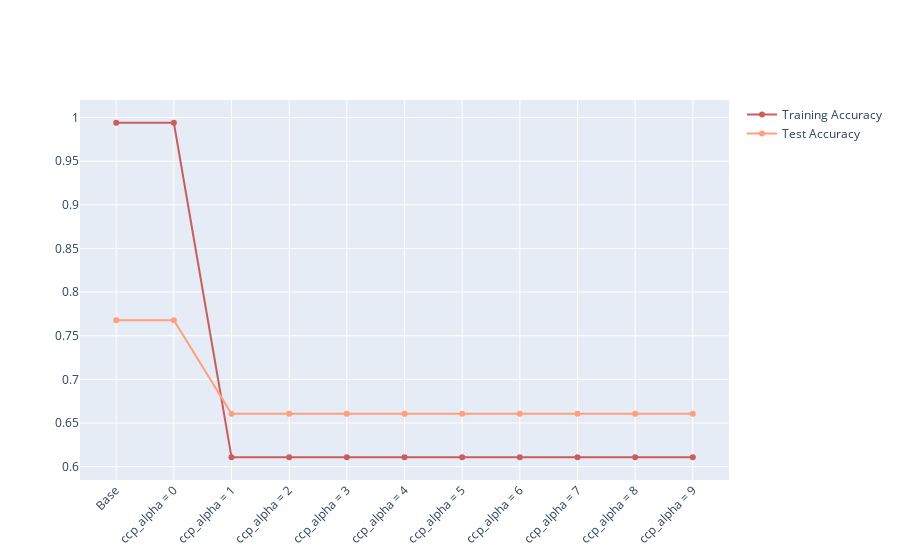

Source (notebook cell):
### Code cell
data = []
labels = []

dec_tree_clf = DecisionTreeClassifier(random_state=0, criterion='entropy')
data = calc_accuracy(dec_tree_clf,'Base', train_X, train_y, data)

# for mi in range(12):
#     dec_tree_clf = DecisionTreeClassifier(random_state=0, criterion='entropy', max_depth=mi+1)
#     label = 'Max depth = ' + str(mi+1)
#     data = calc_accuracy(dec_tree_clf, label, train_X, train_y, data)

# for fi in range(7):
#     dec_tree_clf = DecisionTreeClassifier(random_state=0, criterion='entropy', max_features=fi+1)
#     label = 'Max features = ' + str(fi+1)
#     data = calc_accuracy(dec_tree_clf, label, train_X, train_y, data)

# for i in range(10):
#     dec_tree_clf = DecisionTreeClassifier(random_state=0, criterion='entropy', min_samples_leaf=i+1)
#     label = 'Min samples per leaf = ' + str(i+1)
#     data = calc_accuracy(dec_tree_clf, label, train_X, train_y, data)

# for i in range(10):
#     dec_tree_clf = DecisionTreeClassifier(random_state=0, criterion='entropy', min_samples_split=i+2)
#     label = 'Min samples split = ' + str(i+2)
#     data = calc_accuracy(dec_tree_clf, label, train_X, train_y, data)
    
for i in range(10):
    dec_tree_clf = DecisionTreeClassifier(random_state=0, criterion='entropy', ccp_alpha=i)
    label = 'ccp_alpha = ' + str(i)
    data = calc_accuracy(dec_tree_clf, label, train_X, train_y, data)

    
    
df = pd.DataFrame(data, columns = ['Label', 'Train_acc', 'Test_acc'])
generate_comparison(df)

### Figure 1 — Plotly figure (JSON) as saved in the notebook; plotly's stock layout.template omitted (floating-point values rounded to 4 significant figures)
{"data": [{"marker": {"color": "indianred"}, "name": "Training Accuracy", "type": "scatter", "x": ["Base", "ccp_alpha = 0", "ccp_alpha = 1", "ccp_alpha = 2", "ccp_alpha = 3", "ccp_alpha = 4", "ccp_alpha = 5", "ccp_alpha = 6", "ccp_alpha = 7", "ccp_alpha = 8", "ccp_alpha = 9"], "y": [0.994, 0.994, 0.6108, 0.6108, 0.6108, 0.6108, 0.6108, 0.6108, 0.6108, 0.6108, 0.6108]}, {"marker": {"color": "lightsalmon"}, "name": "Test Accuracy", "type": "scatter", "x": ["Base", "ccp_alpha = 0", "ccp_alpha = 1", "ccp_alpha = 2", "ccp_alpha = 3", "ccp_alpha = 4", "ccp_alpha = 5", "ccp_alpha = 6", "ccp_alpha = 7", "ccp_alpha = 8", "ccp_alpha = 9"], "y": [0.7679, 0.7679, 0.6607, 0.6607, 0.6607, 0.6607, 0.6607, 0.6607, 0.6607, 0.6607, 0.6607]}], "layout": {"barmode": "group", "xaxis": {"tickangle": -45}}}
